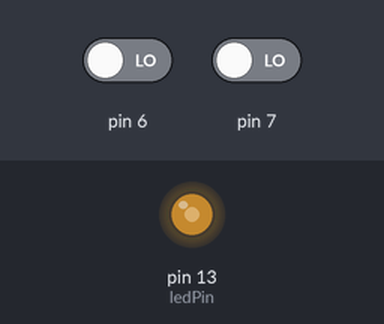
Bench run of a sketch on a simulated Arduino Uno, built with avr-gcc and run on an emulated ATmega328P. On the bench: output pins drawn as LEDs (lit = HIGH). The test bench sets the inputs (shaded band); at power-on: pin 6 LOW, pin 7 LOW. What the sketch prints to the serial monitor is not drawn.

Above: at 0.2 s.
Timing chart, 0 to 1.7 s (numbered marks = the images above):
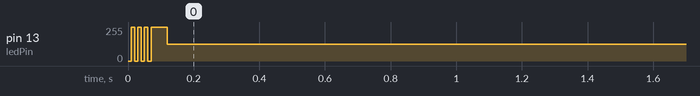

Measured:
- by itself, pin 13 (ledPin): 0/255 → 127/255 at 0.01 s

The sketch:

arduino_isr.ino
```cpp
#include"ISR_timer1.h"
#include <avr/wdt.h>

void setup() {
  Serial.begin(115200);
  wdt_enable(WDTO_1S);
  ISR_setup();
 // ISR_setup2();
}

void loop() {
  wdt_reset();
}
```

ISR_timer1.h
```cpp
#ifndef ISR_tumer1_h
#define ISR_tumer1_h

#include "Arduino.h"
#include "Queue.h"


Queue<unsigned long> queue(200);
Queue<unsigned long> queue2(200);
/*
Example Timer1 Interrupt
Flash LED every second
*/

#define ledPin 13
int timer1_counter;
float HZ_l;
float HZ_r;

int first_state=0;
int next_state=0;
int first_state2=0;
int next_state2=0;

void ISR_setup()
{
  pinMode(ledPin, OUTPUT);

  // initialize timer1
  noInterrupts();           // disable all interrupts
  TCCR1A = 0;
  TCCR1B = 0;
  // Set timer1_counter to the correct value for our interrupt interval
  //timer1_counter = 64911;   // preload timer 65536-16MHz/256/100Hz 64911
  //timer1_counter = 64286;   // preload timer 65536-16MHz/256/50Hz 64286
  timer1_counter = 64911;   // preload timer 65536-16MHz/256/2Hz 34286
  //HZ=65536/(timer1_counter-65536)*-1;
                            //timer_counter = 65536 - 65536/frequency 500hz太大 300hz和偵測
                            //差4.多倍
                            /*300HZ 65317
                             *1000HZ 65470-* 2000HZ 65503
                             */
  TCNT1 = timer1_counter;   // preload timer
  TCCR1B |= (1 << CS12);    // 256 prescaler
  TIMSK1 |= (1 << TOIE1);   // enable timer overflow interrupt
  interrupts ();             // enable all interrupts
}

unsigned long time_2  ;
unsigned long time_1  ;

ISR(TIMER1_OVF_vect)        // interrupt service routine
{  //測量訊息

  unsigned long timer_watchdog = millis();
  TCNT1 = timer1_counter;   // preload timer
  digitalWrite(ledPin, digitalRead(ledPin) ^ 1);

  next_state=digitalRead(6);
  next_state2=digitalRead(7);

  if(next_state != first_state )
  {
    time_1 = millis();
    queue.push(time_1);


   // Serial.println("-------");
   while(time_1 - queue.peek()>1000){
    queue.pop();
   }
    first_state = next_state ;
  }


  if(next_state2 != first_state2)
  {
    time_2 = millis();
    queue2.push(time_2);
    while(time_2 - queue2.peek()>1000){
      queue2.pop();
    }
    first_state2 = next_state2;
  }
  if(timer_watchdog - queue.peek()>2500)
  {
    queue.pop();
  }
  if(timer_watchdog - queue2.peek()>2500)
  {
    queue2.pop();
  }
  HZ_l = (queue.count()/2*1.0019)-1.0984;
  HZ_r = (queue2.count()/2*1.0019)-1.0984;
  if (HZ_l < 0)
  {
    HZ_l = 0;
  }
  if (HZ_r < 0)
  {
    HZ_r = 0;
  }
  Serial.print(HZ_l);
  Serial.print(",");
  Serial.println(HZ_r);
}


void ISR_loop()
{
  // your program here...
}


int fre_return()
{
  return HZ_l;
}


#endif
```

Queue.h
```cpp
/*
 * Queue.h
 *
 * By Steven de Salas
 *
 * Defines a templated (generic) class for a queue of things.
 * Used for Arduino projects, just #include "Queue.h" and add this file via the IDE.
 *
 * Examples:
 *
 * Queue<char> queue(10); // Max 10 chars in this queue
 * queue.push('H');
 * queue.push('e');
 * queue.count(); // 2
 * queue.push('l');
 * queue.push('l');
 * queue.count(); // 4
 * Serial.print(queue.pop()); // H
 * Serial.print(queue.pop()); // e
 * queue.count(); // 2
 * queue.push('o');
 * queue.count(); // 3
 * Serial.print(queue.pop()); // l
 * Serial.print(queue.pop()); // l
 * Serial.print(queue.pop()); // o
 *
 * struct Point { int x; int y; }
 * Queue<Point> points(5);
 * points.push(Point{2,4});
 * points.push(Point{5,0});
 * points.count(); // 2
 *
 */

#ifndef ARDUINO_QUEUE_H
#define ARDUINO_QUEUE_H

#include <Arduino.h>

template<class T>
class Queue {
  private:
    unsigned long _front, _back, _count;
    T *_data;
    unsigned long _maxitems;
  public:
    Queue(unsigned long maxitems = 256) {
      _front = 0;
      _back = 0;
      _count = 0;
      _maxitems = maxitems;
      _data = new T[maxitems + 1];
    }
    ~Queue() {
      delete[] _data;
    }
    unsigned long count();
    unsigned long front();
    unsigned long back();
    void push(const T &item);
    T peek();
    T pop();
    void clear();
};

template<class T>
unsigned long Queue<T>::count()
{
  return _count;
}

template<class T>
unsigned long Queue<T>::front()
{
  return _front;
}

template<class T>
unsigned long Queue<T>::back()
{
  return _back;
}

template<class T>
void Queue<T>::push(const T &item)
{
  if(_count < _maxitems) { // Drops out when full
    _data[_back++]=item;
    ++_count;
    // Check wrap around
    if (_back > _maxitems)
      _back -= (_maxitems + 1);
  }
}

template<class T>
T Queue<T>::pop() {
  if(_count <= 0) return T(); // Returns empty
  else {
    T result = _data[_front];
    _front++;
    --_count;
    // Check wrap around
    if (_front > _maxitems)
      _front -= (_maxitems + 1);
    return result;
  }
}

template<class T>
T Queue<T>::peek() {
  if(_count <= 0) return T(); // Returns empty
  else return _data[_front];
}

template<class T>
void Queue<T>::clear()
{
  _front = _back;
  _count = 0;
}

#endif
```
